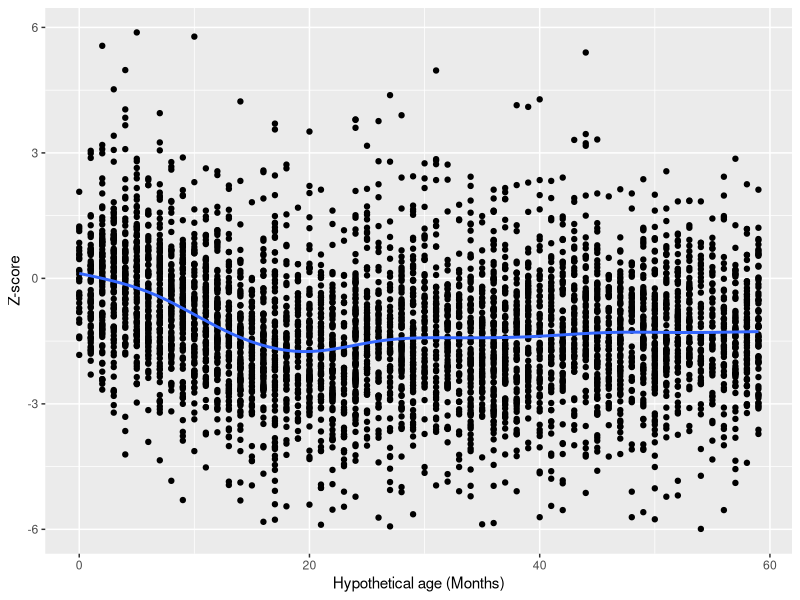
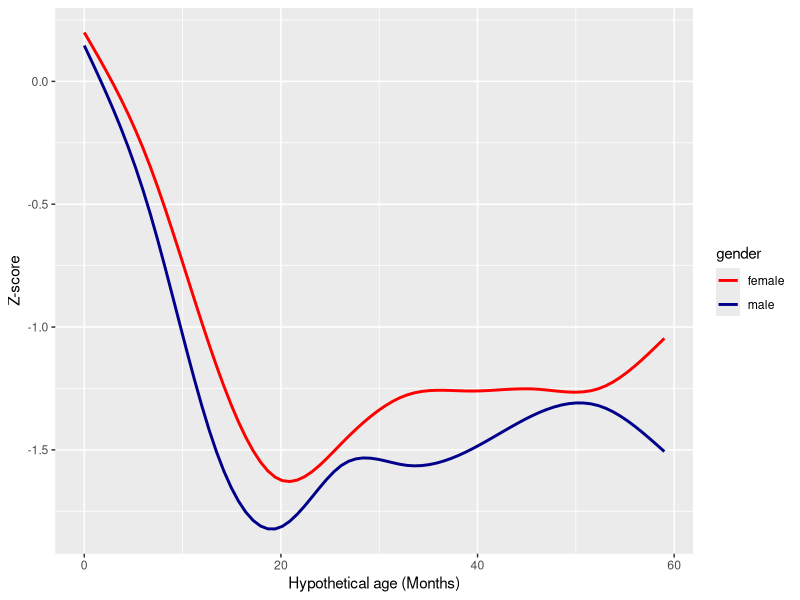
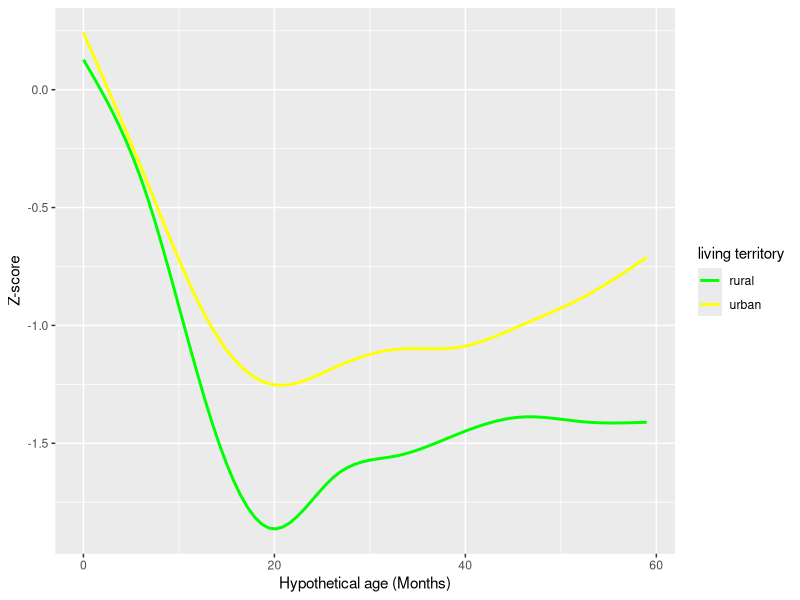

These figures' R source, in order:
library(tidyverse) # to be able to use data visual.tools
library(foreign) #reading data in diff.formats
library(ggrepel) #ggrepel provides geoms for ggplot2 

childrenfinal <- read.dta("childrenfinal.dta") # read the data
head(childrenfinal,2) #quick look at the dataset with 2 rows
# names() allows us to show the column names from our dataset
# substring() allows us to get first letters from each column name
s <- substring(names(childrenfinal),1,1) # show dataset columns with only 1st letters
s

# define a list with letters, where columns from dataset must be dropped
dropped <- c("s","v","m")

#we modify our df without columns
#which names start with s,v and m
childrenfinal <- childrenfinal[, !(s %in% dropped)]
# The function above from the right side allows us
# To select us columns without s,v and m in the beginnig of names

head(childrenfinal)#quick look at the modifed df
substring(names(childrenfinal),1, 1)#to be sure that we dropped necessary columns
#define a list with names, which want to have in our df
nec.vars <- c("hypage","ruralfacto","breastfeeding", "birthweight", 
              "yearsofedu", "female", "zstunt", "zweight", "zwast", "adm2")

#we make same procedure as above
#but without ! in the right side
#it means that we leave only necessary columns in the df
childrenfinal <- childrenfinal[, (names(childrenfinal) %in% nec.vars)]
head(childrenfinal,2)
str(childrenfinal)#quick review of variable types in df
#one approach it to index with the $ sign and the as.factor function

#convert gender column into factor 
childrenfinal$female <- as.factor(childrenfinal$female)

#convert territory column into factor 
childrenfinal$ruralfacto <- as.factor(childrenfinal$ruralfacto)

#convert provinces column into factor 
childrenfinal$adm2 <- as.factor(childrenfinal$adm2)

plt <- ggplot(data = childrenfinal)
plt + geom_point(aes(x = hypage, y = zstunt))+
  geom_smooth(aes(x = hypage, y = zstunt ),se = F)+
  labs(x = "Hypothetical age (Months)",y = "Z-score")#add labels
#Plot male and female smooth lines
#with filter(), where female == 0 is for male data
ggplot() +
  geom_smooth(data = filter(childrenfinal, female == 0),
              aes(x = hypage, y = zstunt, colour = "male" ),se = F) +
  geom_smooth(data = filter(childrenfinal, female == 1), 
              aes(x = hypage, y = zstunt, colour = "female"), se = F)+
  labs(x = "Hypothetical age (Months)",y = "Z-score")+
  scale_colour_manual(name="gender", values=c("red","darkblue"))#set legend
#Plot urban and rural smooth lines
#with filter(), where ruralfacto == 1 is the data for rural children
ggplot() +
  geom_smooth(data = filter(childrenfinal, ruralfacto == 0),
              aes(x = hypage, y = zstunt, colour = "urban" ),se = F) +
  geom_smooth(data = filter(childrenfinal, ruralfacto == 1), 
              aes(x = hypage, y = zstunt, colour = "rural"), se = F)+
  labs(x = "Hypothetical age (Months)",y = "Z-score")+
  scale_colour_manual(name="living territory", values=c("green","yellow"))